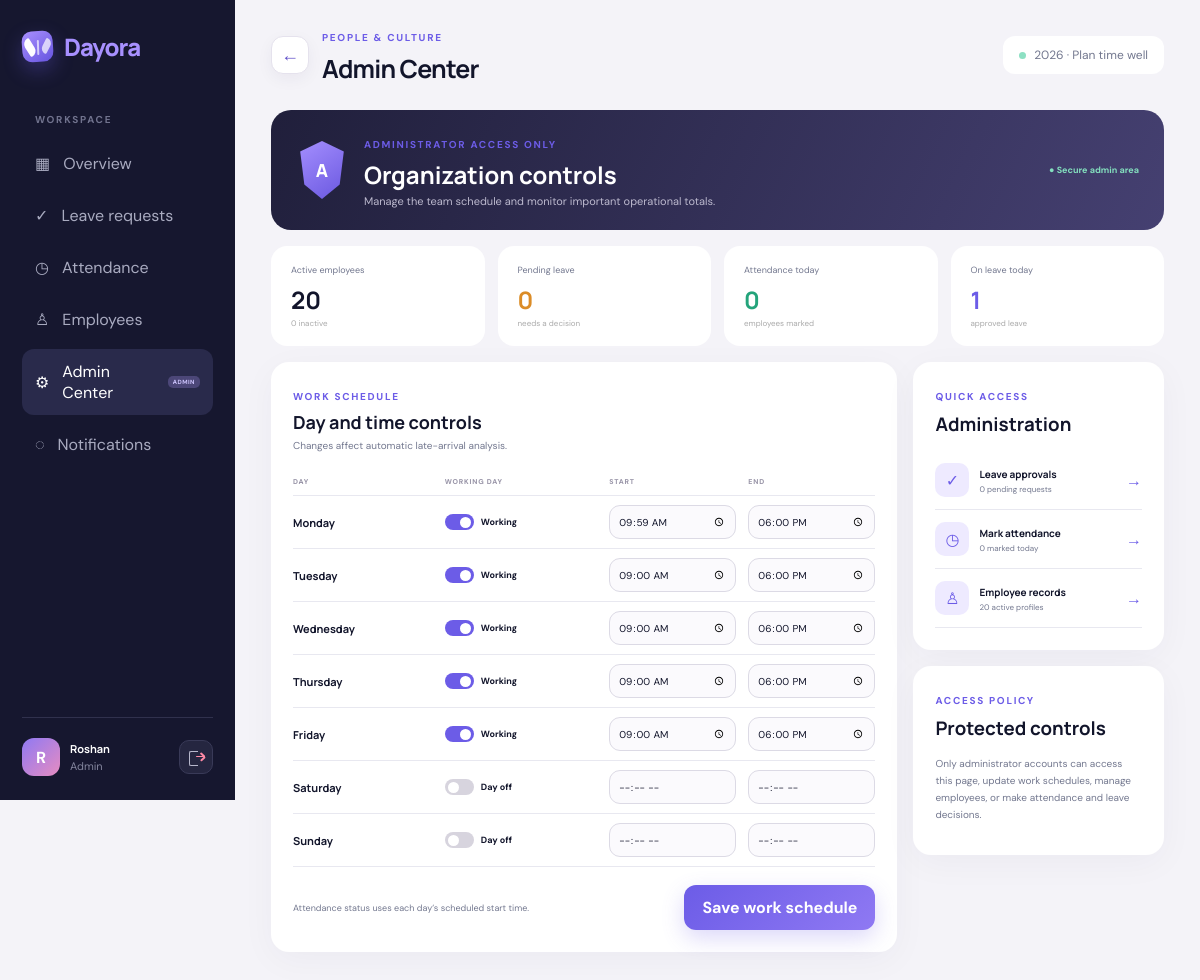
The page /admin/center (signed in) on the database its author committed.
### tables this page shows
CREATE TABLE work_schedule (
            weekday INTEGER PRIMARY KEY,
            day_name TEXT NOT NULL,
            start_time TEXT,
            end_time TEXT,
            is_working_day INTEGER NOT NULL DEFAULT 1
        );

### app.py (the view)
@app.get("/admin/center")
@login_required("ADMIN")
def admin_center():
    today = date.today().isoformat()
    stats = {
        "active_employees": db().execute("SELECT COUNT(*) FROM users WHERE role='EMPLOYEE' AND active=1").fetchone()[0],
        "inactive_employees": db().execute("SELECT COUNT(*) FROM users WHERE role='EMPLOYEE' AND active=0").fetchone()[0],
        "pending_requests": db().execute("SELECT COUNT(*) FROM leave_requests WHERE status='PENDING'").fetchone()[0],
        "attendance_marked": db().execute("SELECT COUNT(*) FROM attendance WHERE attendance_date=?", (today,)).fetchone()[0],
        "on_leave": db().execute("SELECT COUNT(DISTINCT employee_id) FROM leave_requests WHERE status='APPROVED' AND start_date<=? AND end_date>=?", (today, today)).fetchone()[0],
    }
    schedules = db().execute("SELECT * FROM work_schedule ORDER BY weekday").fetchall()
    return render_template("admin_center.html", stats=stats, schedules=schedules)

### app.py (called while the page is built)
def db():
    if "db" not in g:
        g.db = sqlite3.connect(app.config["DATABASE"])
        g.db.row_factory = sqlite3.Row
        g.db.execute("PRAGMA foreign_keys = ON")
    return g.db

def login_required(role=None):
    def decorator(view):
        @wraps(view)
        def wrapped(*args, **kwargs):
            if not session.get("user_id"):
                return redirect(url_for("login"))
            if role and session.get("role") != role:
                flash("You do not have access to that page.", "error")
                return redirect(url_for("dashboard"))
            return view(*args, **kwargs)
        return wrapped
    return decorator

@app.context_processor
def globals_for_templates():
    unread = 0
    if session.get("user_id"):
        unread = db().execute("SELECT COUNT(*) FROM notifications WHERE user_id=? AND is_read=0", (session["user_id"],)).fetchone()[0]
    hour = datetime.now().hour
    time_greeting = "Good morning" if 5 <= hour < 12 else "Good afternoon" if 12 <= hour < 17 else "Good evening" if 17 <= hour < 21 else "Good night"
    return {"current_year": date.today().year, "unread_count": unread, "time_greeting": time_greeting}

### templates/admin_center.html (shortened to what this page needs)
{% extends 'base.html' %}
{% block heading %}Admin Center{% endblock %}
{% block content %}
<section class="admin-center-hero"><div><span class="admin-shield">A</span><div><span class="overline">ADMINISTRATOR ACCESS ONLY</span><h2>Organization controls</h2><p>Manage the team schedule and monitor important operational totals.</p></div></div><span class="secure-access">● Secure admin area</span></section>
<section class="admin-center-stats"><article><span>Active employees</span><b>{{stats.active_employees}}</b><small>{{stats.inactive_employees}} inactive</small></article><article><span>Pending leave</span><b class="orange">{{stats.pending_requests}}</b><small>needs a decision</small></article><article><span>Attendance today</span><b class="green">{{stats.attendance_marked}}</b><small>employees marked</small></article><article><span>On leave today</span><b class="purple-number">{{stats.on_leave}}</b><small>approved leave</small></article></section>
<section class="admin-center-layout"><article class="card schedule-editor"><div class="card-head"><div><span class="overline">WORK SCHEDULE</span><h3>Day and time controls</h3><p>Changes affect automatic late-arrival analysis.</p></div></div><form method="post" action="{{url_for('update_work_schedule')}}"><div class="schedule-table"><div class="schedule-row schedule-header"><span>DAY</span><span>WORKING DAY</span><span>START</span><span>END</span></div>{% for day in schedules %}<div class="schedule-row"><strong>{{day.day_name}}</strong><label class="switch"><input type="checkbox" name="working_{{day.weekday}}" value="1" {{'checked' if day.is_working_day}}><i></i><span>{{'Working' if day.is_working_day else 'Day off'}}</span></label><input type="time" name="start_{{day.weekday}}" value="{{day.start_time or ''}}"><input type="time" name="end_{{day.weekday}}" value="{{day.end_time or ''}}"></div>{% endfor %}</div><div class="schedule-save"><span>Attendance status uses each day’s scheduled start time.</span><button class="btn primary">Save work schedule</button></div></form></article><aside class="admin-quick-links"><article class="card"><span class="overline">QUICK ACCESS</span><h3>Administration</h3><a href="{{url_for('admin_requests')}}"><span>✓</span><div><b>Leave approvals</b><small>{{stats.pending_requests}} pending requests</small></div><i>→</i></a><a href="{{url_for('attendance')}}"><span>◷</span><div><b>Mark attendance</b><small>{{stats.attendance_marked}} marked today</small></div><i>→</i></a><a href="{{url_for('employees')}}"><span>♙</span><div><b>Employee records</b><small>{{stats.active_employees}} active profiles</small></div><i>→</i></a></article><article class="card admin-note"><span class="overline">ACCESS POLICY</span><h3>Protected controls</h3><p>Only administrator accounts can access this page, update work schedules, manage employees, or make attendance and leave decisions.</p></article></aside></section>
{% endblock %}

### static/css/style.css (style rules this page uses)
:root { --ink:#12152b;--muted:#73788f;--line:#e8e8f0;--bg:#f4f3f8;--purple:#6c5ce7;--purple2:#8f79f3;--mint:#8de0c3;--amber:#ffd58a;--pink:#ff7f9f;--white:#fff;--shadow:0 18px 55px rgba(37,30,84,.08) }
* { box-sizing:border-box }
body { margin:0;font-family:'DM Sans',sans-serif;color:var(--ink);background:var(--bg) }
h1,h2,h3,b,strong,.logo { font-family:Manrope,sans-serif }
a { text-decoration:none;color:inherit }
button,input,select,textarea { font:inherit }
.workspace,.overline,.eyebrow { font-size:10px;font-weight:700;letter-spacing:1.7px }
.eyebrow,.overline { color:var(--purple) }
.btn { border:0;border-radius:12px;padding:12px 18px;font-weight:700;cursor:pointer;display:inline-block }
.btn.primary { color:#fff;background:linear-gradient(135deg,var(--purple),var(--purple2));box-shadow:0 8px 22px rgba(108,92,231,.24) }
.card { background:#fff;border-radius:18px;padding:22px;box-shadow:0 8px 35px rgba(31,28,69,.04) }
.card-head { display:flex;justify-content:space-between;align-items:center;margin-bottom:16px }
.card-head h3,.notifications h3 { margin:5px 0;font-size:18px }
.orange { color:#db8c27 }
.green { color:#24a47b }
label { font-size:11px;font-weight:700;display:grid;gap:7px }
input,select,textarea { width:100%;border:1px solid #dcdae5;background:#fbfafd;border-radius:11px;padding:12px;outline:none;color:var(--ink) }

### static/css/brand.css (style rules this page uses)
.purple-number { color:var(--purple); }
.admin-center-hero { display:flex; justify-content:space-between; align-items:center; padding:22px 25px; margin-bottom:16px; border-radius:20px; background:linear-gradient(115deg,#201f3b,#454071); color:white; }
.admin-center-hero>div { display:flex; align-items:center; gap:16px; }
.admin-shield { width:52px; height:58px; display:grid; place-items:center; background:linear-gradient(145deg,#a690ff,#6856df); clip-path:polygon(50% 0,92% 18%,84% 75%,50% 100%,16% 75%,8% 18%); font:800 18px Manrope; }
.admin-center-hero h2 { margin:5px 0 3px; font-size:24px; }
.admin-center-hero p { margin:0; color:#bcb9ce; font-size:11px; }
.secure-access { color:#83dfbe; font-size:9px; font-weight:700; }
.admin-center-stats { display:grid; grid-template-columns:repeat(4,1fr); gap:13px; margin-bottom:16px; }
.admin-center-stats article { padding:18px 20px; border-radius:16px; background:white; }
.admin-center-stats span,.admin-center-stats b,.admin-center-stats small { display:block; }
.admin-center-stats span { color:var(--muted); font-size:9px; }
.admin-center-stats b { margin:7px 0 2px; font-size:24px; }
.admin-center-stats small { color:#aaa; font-size:8px; }
.admin-center-layout { display:grid; grid-template-columns:minmax(0,2fr) minmax(250px,.8fr); gap:16px; align-items:start; }
.schedule-editor .card-head p { margin:4px 0 0; color:var(--muted); font-size:10px; }
.schedule-table { display:grid; }
.schedule-row { display:grid; grid-template-columns:1.1fr 1.2fr 1fr 1fr; gap:12px; align-items:center; min-height:53px; border-bottom:1px solid var(--line); }
.schedule-row>strong { font-size:11px; }
.schedule-row input[type=time] { padding:8px; font-size:10px; }
.schedule-header { min-height:28px; color:#9995a8; font-size:7px; font-weight:800; letter-spacing:.8px; }
.switch { display:flex; align-items:center; gap:7px; font-size:9px; }
.switch i { position:relative; width:29px; height:16px; border-radius:20px; background:#d7d4de; }
.switch i::after { content:''; position:absolute; width:11px; height:11px; left:3px; top:2.5px; border-radius:50%; background:white; transition:.2s; }
.switch input:checked+i { background:var(--purple); }
.switch input:checked+i::after { transform:translateX(12px); }
.schedule-save { display:flex; justify-content:space-between; align-items:center; padding-top:18px; }
.schedule-save span { color:var(--muted); font-size:9px; }
.admin-quick-links { display:grid; gap:16px; }
.admin-quick-links h3 { margin:6px 0 14px; }
.admin-quick-links a { display:grid; grid-template-columns:34px 1fr auto; gap:10px; align-items:center; padding:12px 0; border-bottom:1px solid var(--line); }
.admin-quick-links a>span { width:34px; height:34px; display:grid; place-items:center; border-radius:10px; background:#eeeaff; color:var(--purple); }
.admin-quick-links a b,.admin-quick-links a small { display:block; }
.admin-quick-links a b { font-size:10px; }
.admin-quick-links a small { margin-top:3px; color:var(--muted); font-size:8px; }
.admin-quick-links a>i { color:var(--purple); font-style:normal; }
.admin-note p { color:var(--muted); font-size:10px; line-height:1.7; }

### rows shown on the page
work_schedule: day_name "Monday", start_time "09:59", end_time "18:00"
work_schedule: day_name "Tuesday", start_time "09:00", end_time "18:00"
work_schedule: day_name "Wednesday", start_time "09:00", end_time "18:00"
work_schedule: day_name "Thursday", start_time "09:00", end_time "18:00"
work_schedule: day_name "Friday", start_time "09:00", end_time "18:00"
work_schedule: day_name "Saturday"
work_schedule: day_name "Sunday"

### other values the page prints
{{ session.name[:1] }} "R"
{{ session.name }} "Roshan"
{{ session.role|title }} "Admin"
{{ stats.active_employees }} "20"
{{ stats.inactive_employees }} "0"
{{ stats.pending_requests }} "0"
{{ stats.attendance_marked }} "0"
{{ stats.on_leave }} "1"
